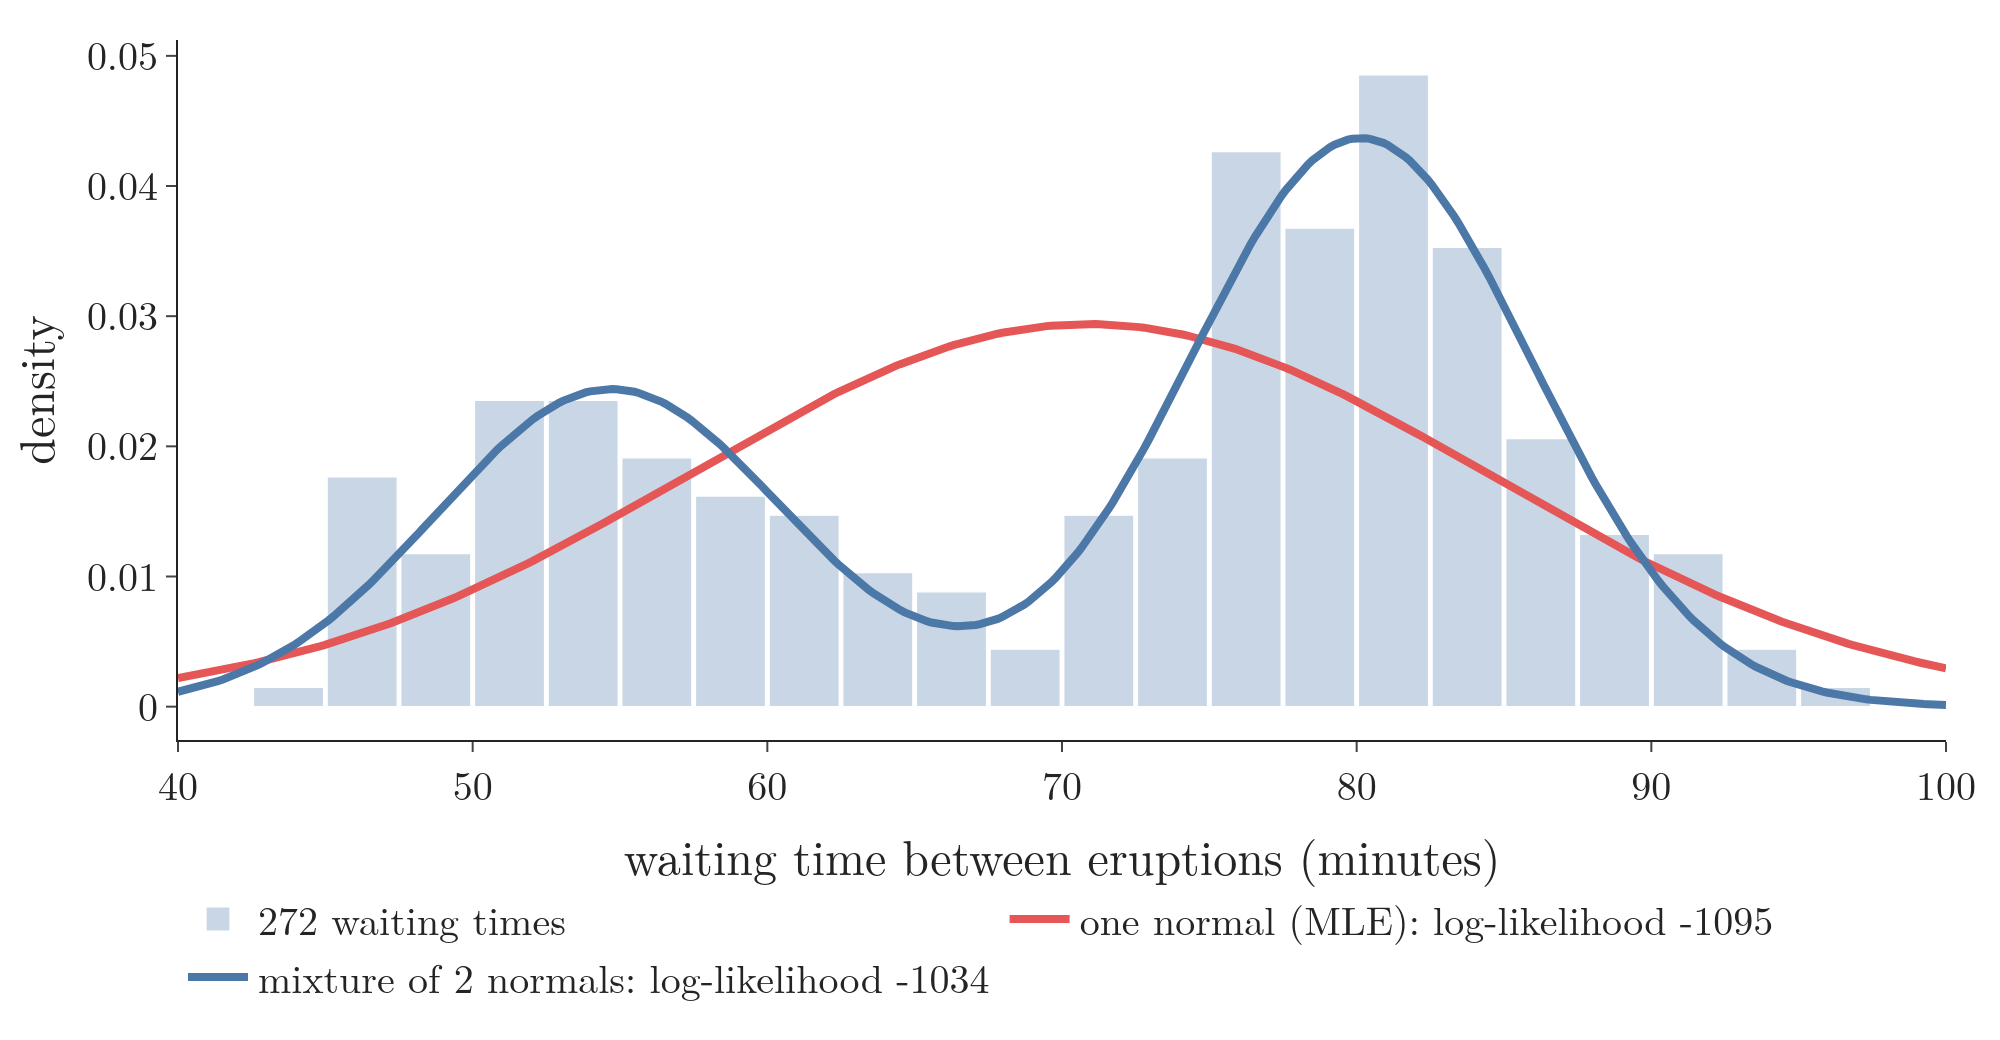

The Python source for this figure:
"""Why one Gaussian is not enough: the 272 waiting times (minutes) between eruptions of the Old Faithful geyser
(data/old_faithful.csv, seaborn's "geyser" dataset). The single normal fitted by maximum likelihood (mean and
standard deviation of the data) against a two-component GMM fitted by scikit-learn (EM)."""
from pathlib import Path

import numpy as np
import pandas as pd
import plotly.graph_objects as go
from scipy import stats
from sklearn.mixture import GaussianMixture

from common import BLUE, FONT, RED

HERE = Path(__file__).parent
x = pd.read_csv(HERE.parent / "data" / "old_faithful.csv")["waiting"].to_numpy(float)
one = stats.norm(x.mean(), x.std())
gmm = GaussianMixture(2, random_state=0).fit(x[:, None])
ll_one = one.logpdf(x).sum()
ll_gmm = gmm.score(x[:, None]) * len(x)
assert ll_gmm > ll_one
g = np.linspace(40, 100, 400)
fig = go.Figure()
fig.add_trace(go.Histogram(x=x, histnorm="probability density", xbins=dict(start=40, end=100, size=2.5),
                           marker_color="#C9D6E5", name="272 waiting times"))
fig.add_trace(go.Scatter(x=g, y=one.pdf(g), mode="lines", line=dict(color=RED, width=4),
                         name=f"one normal (MLE): log-likelihood {ll_one:.0f}"))
fig.add_trace(go.Scatter(x=g, y=np.exp(gmm.score_samples(g[:, None])), mode="lines", line=dict(color=BLUE, width=4),
                         name=f"mixture of 2 normals: log-likelihood {ll_gmm:.0f}"))
fig.update_layout(template="simple_white", width=1000, height=520, font=FONT, bargap=0.05,
                  xaxis=dict(title="waiting time between eruptions (minutes)"), yaxis=dict(title="density"),
                  legend=dict(orientation="h", x=0, y=-0.2), margin=dict(l=70, r=20, t=20, b=150))
fig.write_image(HERE / "one_vs_mixture.png", scale=2)
fig.write_image(HERE / "one_vs_mixture.pdf")
print(round(ll_one, 1), round(ll_gmm, 1), gmm.weights_.round(2), gmm.means_.ravel().round(1),
      np.sqrt(gmm.covariances_.ravel()).round(1), x.mean().round(1), x.std().round(1))
